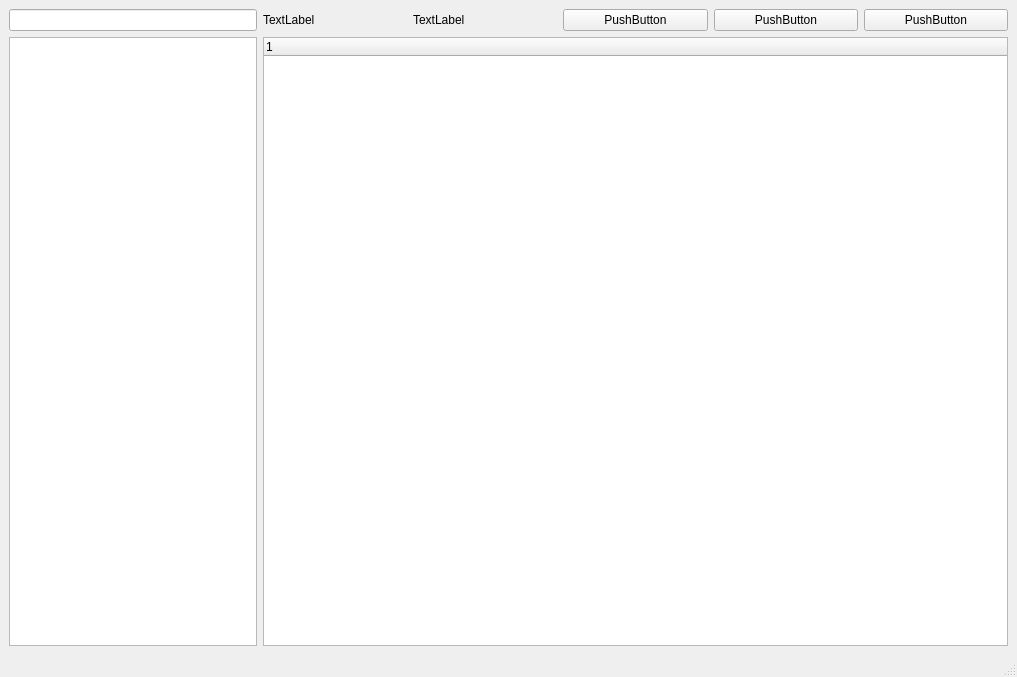
<?xml version="1.0" encoding="UTF-8"?>
<ui version="4.0">
 <class>MainWindow</class>
 <widget class="QMainWindow" name="MainWindow">
  <property name="geometry">
   <rect>
    <x>0</x>
    <y>0</y>
    <width>1017</width>
    <height>677</height>
   </rect>
  </property>
  <property name="windowTitle">
   <string>MainWindow</string>
  </property>
  <widget class="QWidget" name="centralwidget">
   <layout class="QVBoxLayout" name="verticalLayout" stretch="0">
    <item>
     <layout class="QHBoxLayout" name="horizontalLayout" stretch="1,3">
      <item>
       <layout class="QVBoxLayout" name="verticalLayout_2">
        <item>
         <widget class="QLineEdit" name="lineEdit"/>
        </item>
        <item>
         <widget class="QListView" name="listView"/>
        </item>
       </layout>
      </item>
      <item>
       <layout class="QVBoxLayout" name="verticalLayout_3" stretch="1,7">
        <item>
         <layout class="QHBoxLayout" name="horizontalLayout_2">
          <item>
           <widget class="QLabel" name="label_2">
            <property name="text">
             <string>TextLabel</string>
            </property>
           </widget>
          </item>
          <item>
           <widget class="QLabel" name="label_3">
            <property name="text">
             <string>TextLabel</string>
            </property>
           </widget>
          </item>
          <item>
           <widget class="QPushButton" name="pushButton">
            <property name="text">
             <string>PushButton</string>
            </property>
           </widget>
          </item>
          <item>
           <widget class="QPushButton" name="pushButton_2">
            <property name="text">
             <string>PushButton</string>
            </property>
           </widget>
          </item>
          <item>
           <widget class="QPushButton" name="pushButton_3">
            <property name="text">
             <string>PushButton</string>
            </property>
           </widget>
          </item>
         </layout>
        </item>
        <item>
         <widget class="QTreeWidget" name="treeWidget">
          <column>
           <property name="text">
            <string notr="true">1</string>
           </property>
          </column>
         </widget>
        </item>
       </layout>
      </item>
     </layout>
    </item>
   </layout>
  </widget>
  <widget class="QMenuBar" name="menubar">
   <property name="geometry">
    <rect>
     <x>0</x>
     <y>0</y>
     <width>1017</width>
     <height>21</height>
    </rect>
   </property>
  </widget>
  <widget class="QStatusBar" name="statusbar"/>
 </widget>
 <resources/>
 <connections/>
</ui>
